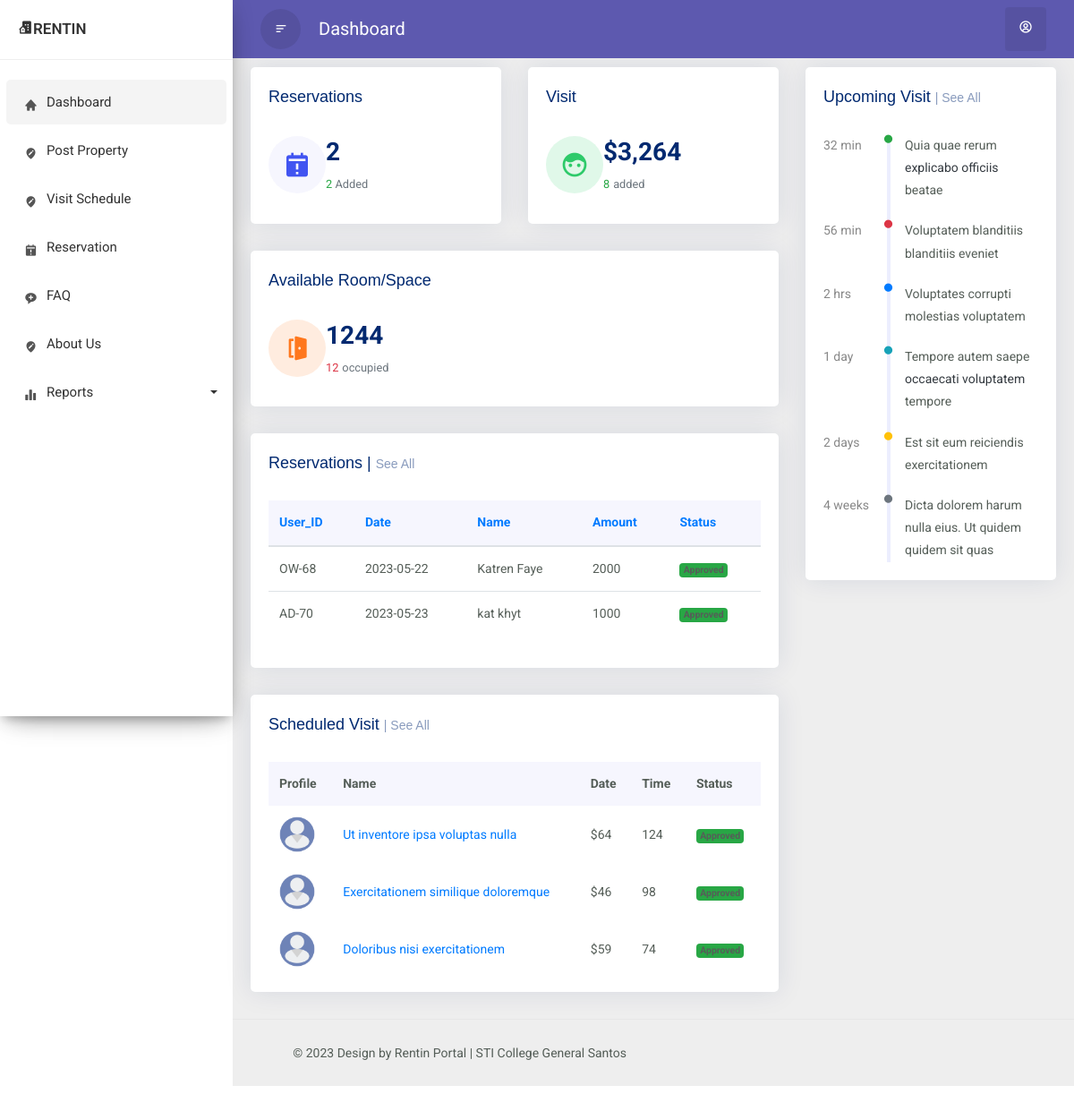
/ownerDashboard.php, run on an earlier commit of the app's database.
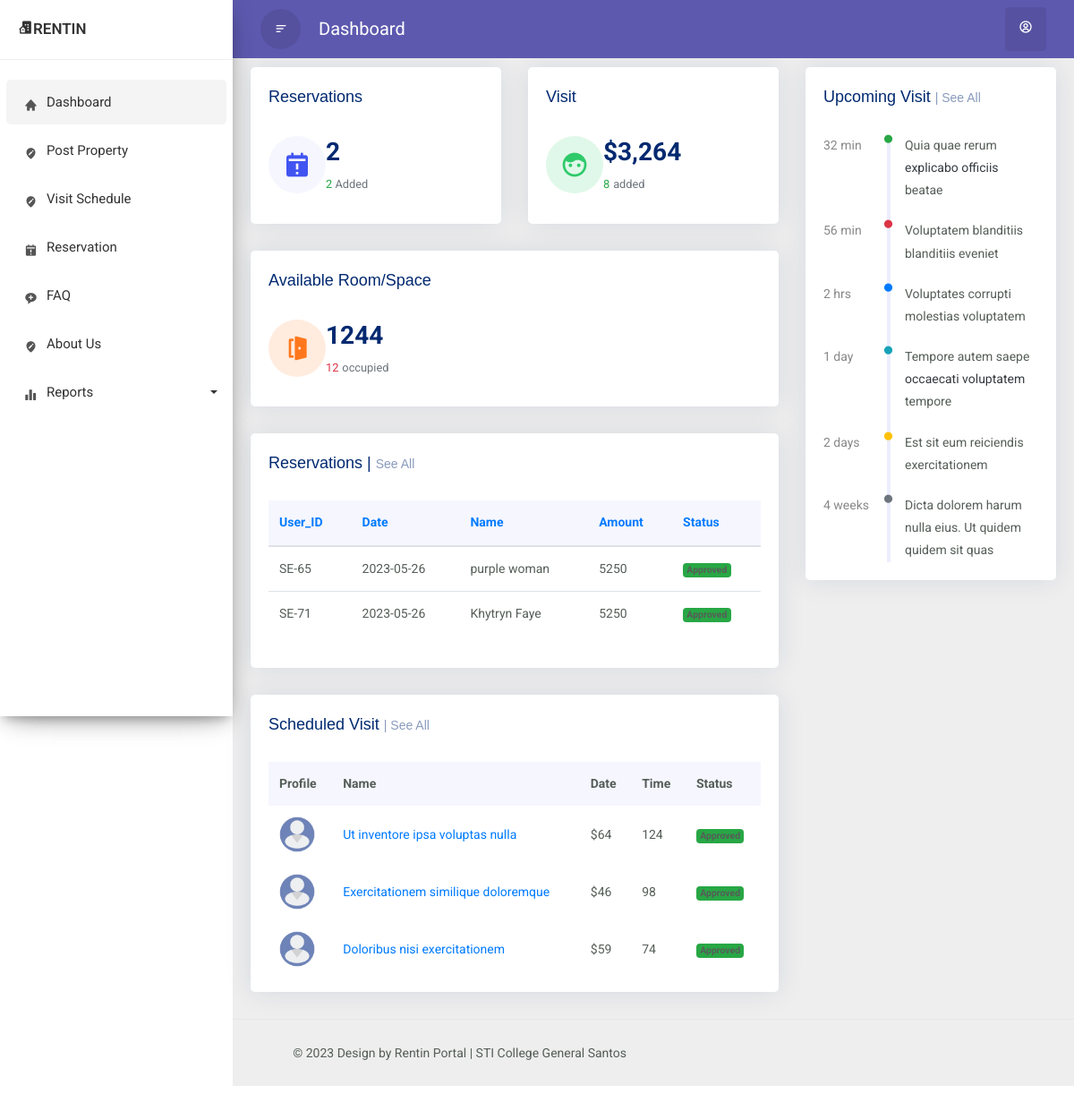
And on a later commit of the database.
### tables this page shows
CREATE TABLE `reservation` (
  `id` int(11) NOT NULL,
  `date` date NOT NULL DEFAULT current_timestamp(),
  `user_ID` varchar(99) NOT NULL,
  `amount` float NOT NULL,
  `mop` varchar(99) NOT NULL,
  `status` varchar(99) NOT NULL
);

CREATE TABLE `user` (
  `id` int(11) NOT NULL,
  `user_ID` varchar(99) NOT NULL,
  `email` varchar(99) NOT NULL,
  `password` varchar(50) NOT NULL,
  `userInfo_ID` varchar(99) NOT NULL,
  `userLevel_ID` int(11) NOT NULL,
  `verificationcode` varchar(99) NOT NULL,
  `is_verified` varchar(99) NOT NULL,
  `status` int(11) NOT NULL
);

### ownerDashboard.php (the view, shortened to what the changed rows need)
<!doctype html>
<html lang="en">
    <head>
        <link rel="stylesheet" href="css/bootstrap.min.css">
        <link href='https://unpkg.com/boxicons@2.1.4/css/boxicons.min.css' rel='stylesheet'>
    </head>
    <body>
    <div class="wrapper">
            <div id="content">
                <div class = "main-content">
                <section class="section dashboard">
            <div class="row">
               <div class="col-lg-8">
                  <div class="row">
                     <div class="col-12">
                        <div class="card recent-sales overflow-auto">
                           <div class="card-body">
                              <table class="table table-hover">
                                        <thead class="text-primary">
                                            <tr>
                                                <th>User_ID</th>
                                                <th>Date</th>
                                                <th>Name</th>
                                                <th>Amount</th>
                                                <th>Status</th>
                                            </tr>
                                        </thead>
                                        <tbody>
                                        <tbody>
                        <?php
                            include "dbconn.php";
                            if(isset($_GET['page']) && $_GET['page'] !== "") {
                                $page = $_GET['page'];
                            } else {
                                $page = 1;
                            }
                            $limit = 6;
                            $offset = ($page - 1) * $limit;
                            $sql = "SELECT *, CONCAT(firstName,' ', lastName) AS fullName FROM reservation JOIN user ON reservation.user_ID = user.user_ID JOIN userinfo ON userinfo.userinfo_ID = user.userInfo_ID LIMIT $offset, $limit";
                            $result = mysqli_query($conn, $sql);
                            while ($row = mysqli_fetch_assoc($result)) {
                                ?>
                                    <tr class = "data-row">
                                        <td> <?php echo $row['userInfo_ID'] ?> </td>
                                        <td> <?php echo $row['date'] ?> </td>
                                        <td> <?php echo $row['fullName'] ?> </td>
                                        <td> <?php echo $row['amount'] ?> </td>
                                        <td><span class="badge bg-success">Approved</span></td>
                                    </tr>
                                <?php
                            }
                        ?>
                                        </tbody>
                                    </table>
                           </div>
                        </div>
                     </div>
                     <div class="col-12">
                        <div class="card top-selling overflow-auto">
                           <div class="card-body pb-0">
                              <table class="table table-borderless">
                                 <thead>
                                    <tr>
                                       <th scope="col">Profile</th>
                                       <th scope="col">Name</th>
                                       <th scope="col">Date</th>
                                       <th scope="col">Time</th>
                                       <th scope="col">Status</th>
                                    </tr>
                                 </thead>
                                 <tbody>
                                    <tr>
                                       <th scope="row"><a href="#"><img src="images/user.png" alt="" style = "width: 40px; height: 40px;"></a></th>
                                    </tr>
                                    <tr>
                                       <th scope="row"><a href="#"><img src="images/user.png" alt="" style = "width: 40px; height: 40px;"></a></th>
                                    </tr>
                                    <tr>
                                       <th scope="row"><a href="#"><img src="images/user.png" alt="" style = "width: 40px; height: 40px;"></a></th>
                                    </tr>
                                 </tbody>
                              </table>
                           </div>
                        </div>
                     </div>
                  </div>
               </div>
            </div>
        </section>
                </div>
        </div>
    </div>
  </body>
</html>

What changed in the data, as far as the page shows it:
removed reservation: user.userInfo_ID "OW-68", date "2023-05-22", fullName "Katren Faye", amount "2000"
removed reservation: user.userInfo_ID "AD-70", date "2023-05-23", fullName "kat khyt", amount "1000"
added reservation: user.userInfo_ID "SE-65", date "2023-05-26", fullName "purple woman", amount "5250"
added reservation: user.userInfo_ID "SE-71", date "2023-05-26", fullName "Khytryn Faye", amount "5250"
